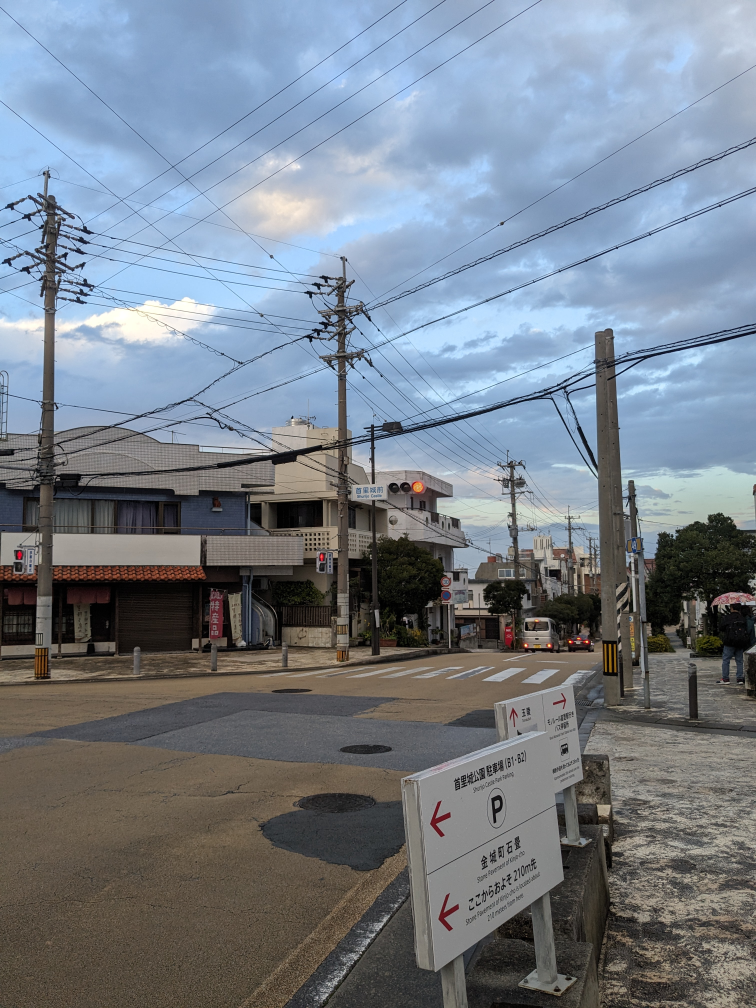
#> input picture images/a.jpg, 3024 x 4032 px, found by its file name (shown at 1/4 size)
$ python compare.py
#> lines starting #> are read from the running program, lines starting #| are printed output that depends on the picture
import numpy as np
import cv2 as cv
import time

# If needed, comment out the section you are not using.
# Load image or images into img, img2, img_color and img_color2 variables

img_color=  cv.imread('a.jpg')
#> img_color is the input picture: shape (4032, 3024, 3); mean B, G, R 138.1, 127.6, 118.8
img_color = cv.resize(img_color, (0, 0), fx = 0.1, fy = 0.1)
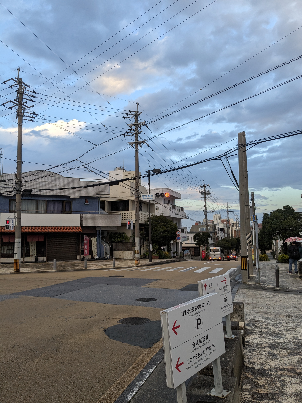
#> img_color: shape (403, 302, 3); mean B, G, R 138.2, 127.7, 118.9
img = cv.imread('a.jpg', cv.IMREAD_GRAYSCALE)
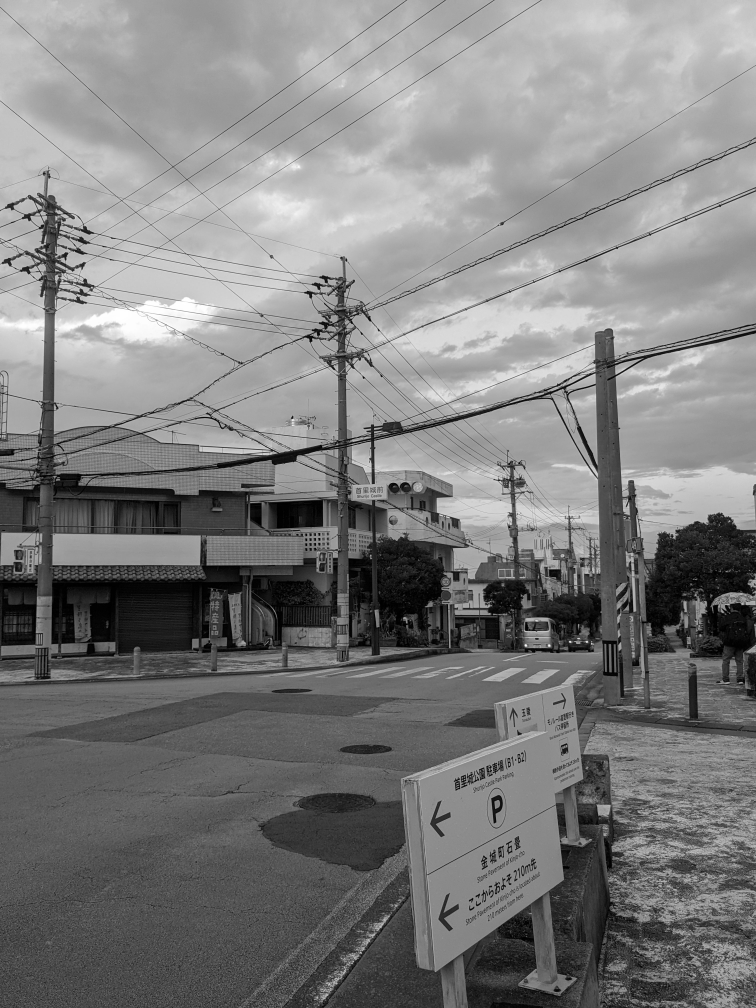
#> img: shape (4032, 3024) (shown at 1/4 size); min 0, max 255, mean 126.2
img = cv.resize(img, (0, 0), fx = 0.1, fy = 0.1)
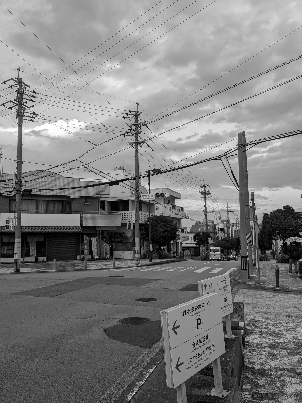
#> img: shape (403, 302); min 0, max 255, mean 126.3

#FAST
fast = cv.FastFeatureDetector_create()
start_time = time.time()
kp_FAST = fast.detect (img, None)
#> kp_FAST = 5108 keypoints; strongest (x, y, size): (227, 151, 7), (229, 150, 7), (104, 177, 7), (17, 90, 7)
detect_time = time.time() - start_time
print(f"Time for FAST to detect keypoints: {detect_time:.4f} seconds")
img2a = cv.drawKeypoints(img_color, kp_FAST, None, color = (0,255,0))
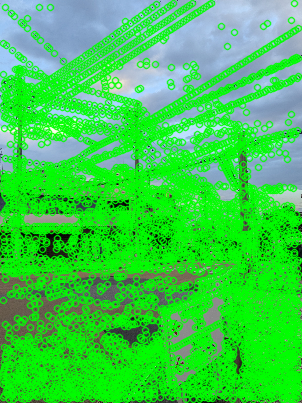
#> img2a: shape (403, 302, 3); mean B, G, R 73.5, 206.7, 58.7
print ('FAST')
print(len(kp_FAST))
#| 5108

#GFTT
start_time = time.time()
gftt = cv.GFTTDetector_create(maxCorners=500, qualityLevel=0.01, minDistance=3)
detect_time = time.time() - start_time
kp_GFTT = gftt.detect(img,None)
#> kp_GFTT = 500 keypoints; strongest (x, y, size): (26, 102, 3), (11, 108, 3), (33, 112, 3), (33, 90, 3)
img3 = cv.drawKeypoints(img_color, kp_GFTT, None, color = (0,255,0))
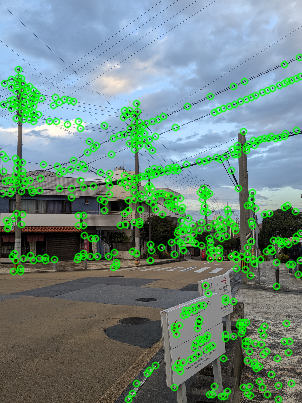
#> img3: shape (403, 302, 3); mean B, G, R 128.3, 139.2, 110.1
print ('GFTT')
print (len (kp_GFTT))
#| 500
print(f"Time for GFTT to detect keypoints: {detect_time:.4f} seconds")

# SIFT
sift = cv.SIFT_create()
start_time = time.time()
kp_SIFT = sift.detect(img,None)
#> kp_SIFT = 788 keypoints; strongest (x, y, size): (10, 108, 2), (34, 113, 1.9), (122, 180, 2.2), (231, 256, 1.8)
detect_time = time.time() - start_time
img4 = img_color.copy()
img5=cv.drawKeypoints(img4,kp_SIFT,img4, color=(0, 255, 0))
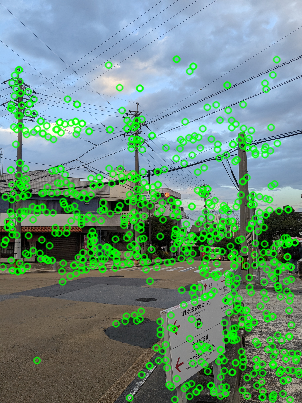
#> img5: shape (403, 302, 3); mean B, G, R 125.7, 145, 106.8
print ('SIFT')
print (len (kp_SIFT))
#| 788
print(f"Time for SIFT to detect keypoints: {detect_time:.4f} seconds")

print ("Number of detected keypoints on the 1st image using FAST / GFTT / SIFT:")
print (len(kp_FAST), len(kp_GFTT), len (kp_SIFT))
#| 5108 500 788

#BRIEF
# Initiate BRIEF extractor
brief = cv.xfeatures2d.BriefDescriptorExtractor_create()
kp_FAST, des_FAST = brief.compute(img, kp_FAST)
#> kp_FAST = 3658 keypoints; strongest (x, y, size): (227, 151, 7), (229, 150, 7), (104, 177, 7), (260, 139, 7)
kp_SIFT, des_SIFT = brief.compute(img, kp_SIFT)
#> kp_SIFT = 614 keypoints; strongest (x, y, size): (34, 113, 1.9), (122, 180, 2.2), (231, 256, 1.8), (111, 183, 3.8)
kp_GFTT, des_GFTT = brief.compute(img, kp_GFTT)
#> kp_GFTT = 381 keypoints; strongest (x, y, size): (33, 112, 3), (33, 90, 3), (219, 252, 3), (127, 114, 3)

############# IMG 2
img_color2=  cv.imread('b.jpg')
#> (the run stopped early here; a loop or call above may not have finished)

$ run again, with images/4.jpg copied over images/a.jpg
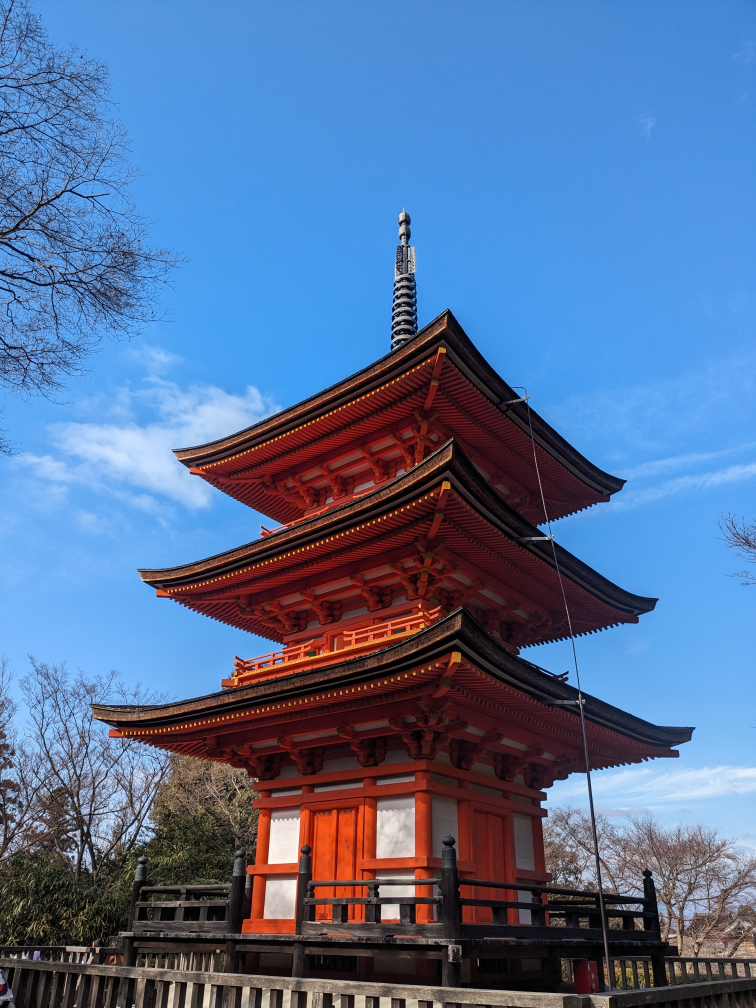
#> input picture images/4.jpg, 3024 x 4032 px, found by its file name (shown at 1/4 size)
#> img_color is the input picture: shape (4032, 3024, 3); mean B, G, R 152.1, 111.7, 85.6
#> img_color: shape (403, 302, 3)
#> `kp_FAST = fast.detect (img, None)`: kp_FAST = 4311 keypoints; strongest (x, y, size): (118, 352, 7), (71, 180, 7), (217, 315, 7), (217, 320, 7)
#> `img2a = cv.drawKeypoints(img_color, kp_FAST, None, color = (0,255,0))`:
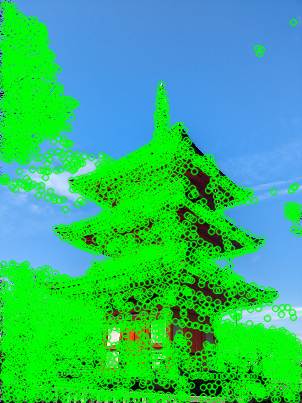
#> img2a: shape (403, 302, 3); mean B, G, R 112, 186.4, 49.1
#| 4311
#> `kp_GFTT = gftt.detect(img,None)`: kp_GFTT = 500 keypoints; strongest (x, y, size): (218, 318, 3), (216, 321, 3), (118, 352, 3), (257, 358, 3)
#| 500
#> `kp_SIFT = sift.detect(img,None)`: kp_SIFT = 702 keypoints; strongest (x, y, size): (156, 365, 4.6), (113, 335, 10.9), (98, 397, 2.3), (112, 360, 10.2)
#> `img5=cv.drawKeypoints(img4,kp_SIFT,img4, color=(0, 255, 0))`:
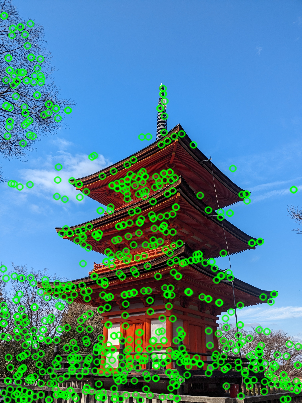
#> img5: shape (403, 302, 3); mean B, G, R 143.7, 130.4, 76.6
#| 702
#| 4311 500 702
#> `kp_FAST, des_FAST = brief.compute(img, kp_FAST)`: kp_FAST = 3106 keypoints; strongest (x, y, size): (118, 352, 7), (71, 180, 7), (217, 315, 7), (217, 320, 7)
#> `kp_SIFT, des_SIFT = brief.compute(img, kp_SIFT)`: kp_SIFT = 494 keypoints; strongest (x, y, size): (156, 365, 4.6), (113, 335, 10.9), (112, 360, 10.2), (255, 363, 2.5)
#> `kp_GFTT, des_GFTT = brief.compute(img, kp_GFTT)`: kp_GFTT = 303 keypoints; strongest (x, y, size): (218, 318, 3), (216, 321, 3), (118, 352, 3), (257, 358, 3)

$ run again, with images/5.jpg copied over images/a.jpg
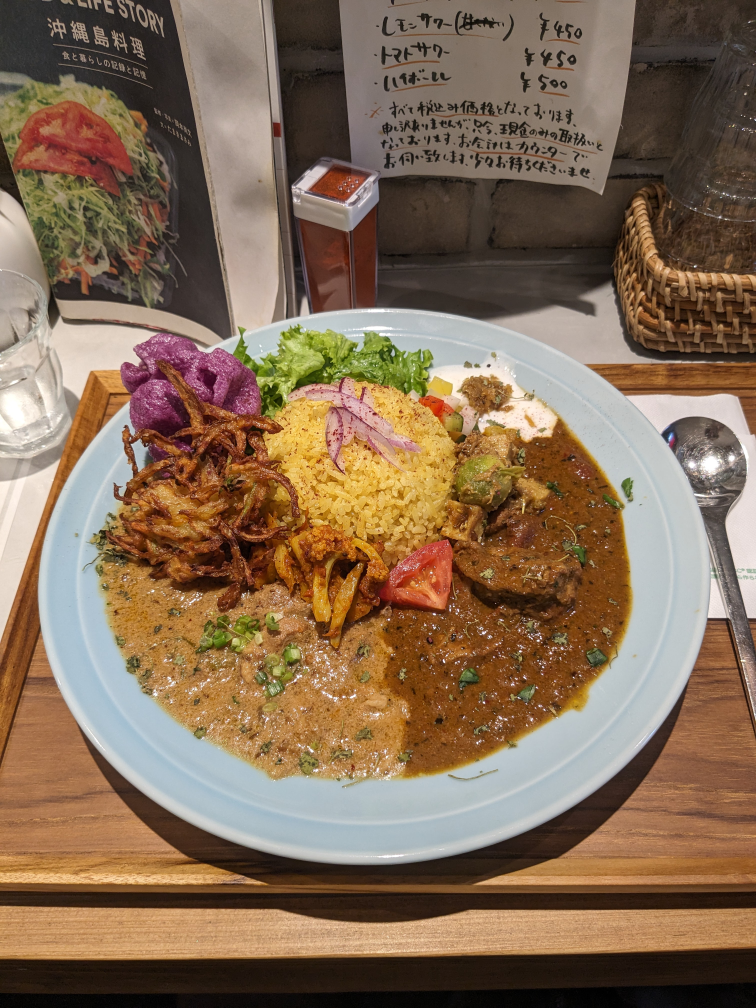
#> input picture images/5.jpg, 3024 x 4032 px, found by its file name (shown at 1/4 size)
#> img_color is the input picture: shape (4032, 3024, 3); mean B, G, R 85.1, 108.3, 133
#> img_color: shape (403, 302, 3)
#> `kp_FAST = fast.detect (img, None)`: kp_FAST = 5200 keypoints; strongest (x, y, size): (218, 245, 7), (237, 212, 7), (220, 206, 7), (182, 245, 7)
#> `img2a = cv.drawKeypoints(img_color, kp_FAST, None, color = (0,255,0))`:
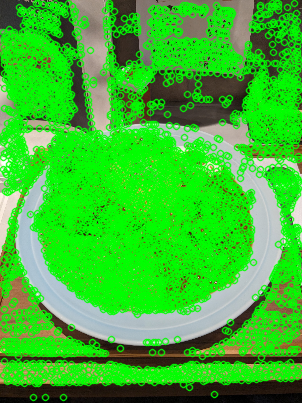
#> img2a: shape (403, 302, 3); mean B, G, R 46.3, 188, 58.1
#| 5200
#> `kp_GFTT = gftt.detect(img,None)`: kp_GFTT = 500 keypoints; strongest (x, y, size): (292, 182, 3), (99, 237, 3), (23, 120, 3), (20, 130, 3)
#| 500
#> `kp_SIFT = sift.detect(img,None)`: kp_SIFT = 961 keypoints; strongest (x, y, size): (284, 186, 5.9), (292, 183, 2.1), (266, 174, 2), (125, 70, 4.6)
#> `img5=cv.drawKeypoints(img4,kp_SIFT,img4, color=(0, 255, 0))`:
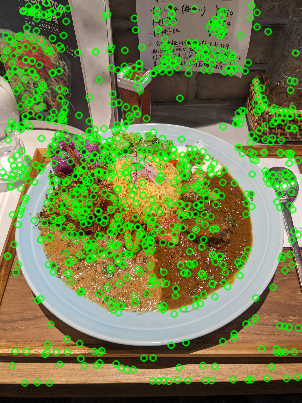
#> img5: shape (403, 302, 3); mean B, G, R 74.6, 129.3, 113.7
#| 961
#| 5200 500 961
#> `kp_FAST, des_FAST = brief.compute(img, kp_FAST)`: kp_FAST = 4001 keypoints; strongest (x, y, size): (218, 245, 7), (237, 212, 7), (220, 206, 7), (182, 245, 7)
#> `kp_SIFT, des_SIFT = brief.compute(img, kp_SIFT)`: kp_SIFT = 748 keypoints; strongest (x, y, size): (266, 174, 2), (125, 70, 4.6), (119, 154, 2.3), (94, 256, 1.9)
#> `kp_GFTT, des_GFTT = brief.compute(img, kp_GFTT)`: kp_GFTT = 394 keypoints; strongest (x, y, size): (99, 237, 3), (173, 245, 3), (170, 151, 3), (106, 172, 3)
